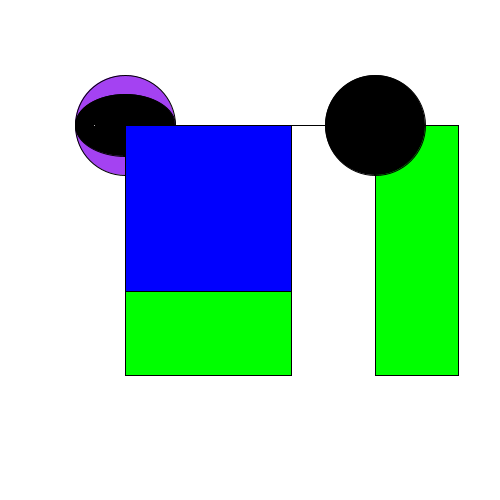
Frame 1 (no input)
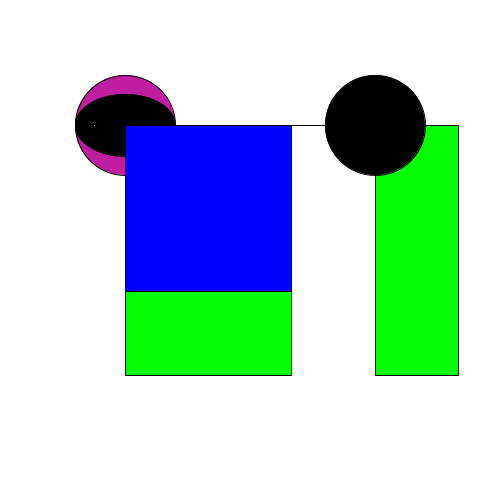
Frame 60 (the mouse pressed at the canvas centre just before this capture)
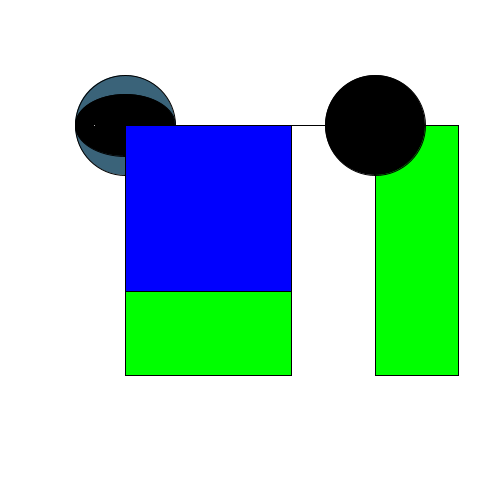
Frame 120 (the mouse held since frame 60 and released just before this capture)

The Processing sketch that drew these frames (run headless with seeded random() and noise(); from frame 60 on, the mouse is pressed at the canvas centre):

// Processing sketch: FinalClass_FinalMethod
// ── FinalClass_FinalMethod.pde
//Global Variables & Classes
ArrayList<Shape> shapes = new ArrayList<Shape>();
color white=255;
//
void setup() {
  size(500, 500); //Simple only for lesson
  //
  //Note: variables are the same only conceptually
  float x = width*1/4;
  float y = height*1/4;
  float ptX = width*3/4;
  float ptY = height*1/4;
  Point p = new Point (x-width*1/16, y);
  Line l = new Line (x, y, ptX, ptY); //horizontal line
  float diameter = width*1/5;
  Circle c = new Circle (x, y, diameter);
  float yDiameter = width*1/8;
  Ellipse e = new Ellipse (x, y, diameter, yDiameter);
  float side = width*1/3;
  Square s = new Square (x, y, side);
  float sideHeight = height*1/2;
  Rectangle r = new Rectangle (x, y, side, sideHeight);
  Hat h = new Hat (x+width*1/2, y, side-width*1/6, sideHeight);
  Ball b = new Ball (x+width*1/2, y, diameter, diameter);
  //
  //Note: objects must be ordered due to same x, y
  shapes.add(l);
  shapes.add(c);
  shapes.add(e);
  shapes.add(r);
  shapes.add(s);
  shapes.add(p);
  shapes.add(h);
  shapes.add(b);
  //
}//End setup
//
void draw() {
  background(white); //Ink default is BLACK
  for ( Shape s : shapes ) {
    s.draw();
  }
}//End draw
//
void keyPressed() {
}//End keyPressed
//
void mousePressed() {
}//End mousePressed
//
//End MAIN (Driver)
//

// ── Ball.pde
final class Ball extends Ellipse {
  //Global Variables
  //
  //Constructor
  Ball (float x, float y, float side, float sideHeight) {
    super(x, y, side, sideHeight);
  }//End Constructor
  //
  void draw() {
    fillCode();
    ellipse(x, y, diameter, yDiameter);
    fillWhite();
  }//End draw
  //
  //Common Methods
}//End Hat

// ── Circle.pde
class Circle extends Point {
  //Global Variables
  float diameter;
  //
  //Constructor
  Circle(float x, float y, float diameter) {
    super(x, y);
    this.diameter = diameter;
  }//End Constructor
  //
  void draw() {
    fillCode();
    circle(x, y, diameter);
    fillWhite(); //here only fills white becuase IF is here
  }//End draw
  //
  color fillColour(color colour) {
    if ( colour!=255 ) {
      return 255;
    } else {
      return color( random(255), random(255), random(255) );
    }
  }//End fillColour
  //
  //Common Methods
}//End Circle

// ── Ellipse.pde
class Ellipse extends Circle {
  //Global Variables
  float yDiameter;
  //
  //Constructor
  Ellipse(float x, float y, float diameter, float yDiameter) {
    super(x, y, diameter);
    this.yDiameter = yDiameter;
  }//End Constructor
  //
  void draw() {
    fillCode();
    ellipse(x, y, diameter, yDiameter); //ptX=xDiameter, ptY=yDiameter
    fillWhite();
  }//End draw
  //
  //Common Methods
  final color fillColour(color colour) {
    return color(0, 0, 0);
  }
}//End Ellipse

// ── Hat.pde
final class Hat extends Rectangle{
  //Global Variables
  //
  //Constructor
  Hat(float x, float y, float side, float sideHeight) {
    super(x, y, side, sideHeight);
  }//End Constructor
  //
  void draw() {
    fillCode();
    rect(x, y, side, sideHeight);
    fillWhite();
  }//End draw
  //
  //Common Methods
}//End Hat

// ── Line.pde
private class Line extends Point {
  //Global Variables
  private float ptX, ptY;
  //
  //Constructor
  private Line (float x, float y, float ptX, float ptY) {
    super(x, y);
    this.ptX = ptX;
    this.ptY = ptY;
  }//End Constructor
  //
  public void draw() {
    line(x, y, ptX, ptY);
  }//End draw
  //
  //Common Methods
  public color fillColour(color colour) {return color(0,0,0);}
}//End Line

// ── Point.pde
class Point extends Shape {
  //Global Variables
  //
  //Constructor
  Point (float x, float y) {
    super(x, y);
  }//End Constructor
  //
  void draw() {
    stroke(255);
    point(x, y);
    stroke(0);
  }//End draw
  //
  final void fillCode() {
    color colour=255;
    fill( fillColour(colour) );
  }//End fillCode
  //
  final void fillWhite() {
    fill(255); //Gray-scale white reset
  }//End fillWhite
  //Common Methods
  color fillColour(color colour) {
    return color(0, 0, 0);
  }
}//End Point

// ── Rectangle.pde
class Rectangle extends Square {
  //Global Variables
  float sideHeight;
  //
  //Constructor
  Rectangle(float x, float y, float side, float sideHeight) {
    super(x, y, side);
    this.sideHeight = sideHeight;
  }//End Constructor
  //
  void draw() {
    fillCode();
    rect(x, y, side, sideHeight);
    fillWhite();
  }//End draw
  //
  //Common Methods
  final color fillColour(color colour) {
    return color(0, 255, 0);
  }
}//End Rectangle

// ── Shape.pde
abstract class Shape {
  //Global Variables
  float x, y;
  //
  //Constructor: point(), line(), ellipse(), circle(), square(), rect(), etc. (student directed)
  Shape(float xParameter, float yParameter) {//Possible Bug
    this.x = xParameter;
    this.y = yParameter;
  }//End Constructor
  //
  abstract void draw();//End draw
  //
  //Common Methods
  abstract color fillColour(color colour);
  abstract void fillCode();
  abstract void fillWhite();
  //
}//End Shape

// ── Square.pde
class Square extends Point {
  //Global Variables
  float side;
  //
  //Constructor
  Square(float x, float y, float side) {
    super(x, y);
    this.side = side;
  }//End Constructor
  //
  void draw() {
    fillCode();
    square(x, y, side);
    fillWhite();
  }//End draw
  //
  //Common Methods
  color fillColour(color colour) {
    return color(0, 0, 255); //Not night mode, hint hint ;)
  }
}//End Square
